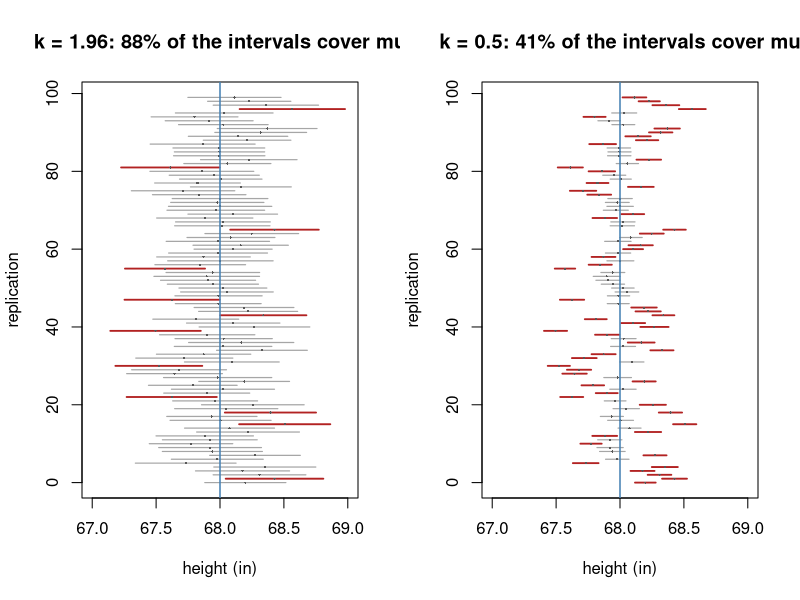

This chart was generated by the following R code:
# One hundred simulated confidence intervals for a normal mean with k = 1.96 and k = 0.5.
set.seed(0)
mu <- 68
sigma <- sqrt(3.6)
n <- 100
reps <- 100
x <- matrix(rnorm(reps * n, mu, sigma), reps, n)
xbar <- rowMeans(x)
s <- apply(x, 1, sd)
idx <- seq_len(reps) - 1

op <- par(mfrow = c(1, 2))
for (k in c(1.96, 0.5)) {
  lo <- xbar - k * s / sqrt(n)
  hi <- xbar + k * s / sqrt(n)
  cover <- lo <= mu & mu <= hi
  plot(NA, xlim = c(67, 69), ylim = range(idx), xlab = "height (in)", ylab = "replication",
       main = sprintf("k = %g: %.0f%% of the intervals cover mu", k, 100 * mean(cover)))
  segments(lo, idx, hi, idx, col = ifelse(cover, "gray65", "firebrick"),
           lwd = ifelse(cover, 1.2, 1.8))
  points(xbar, idx, pch = 16, cex = 0.3, col = "gray35")
  abline(v = mu, col = "steelblue", lwd = 1.5)
}
par(op)
